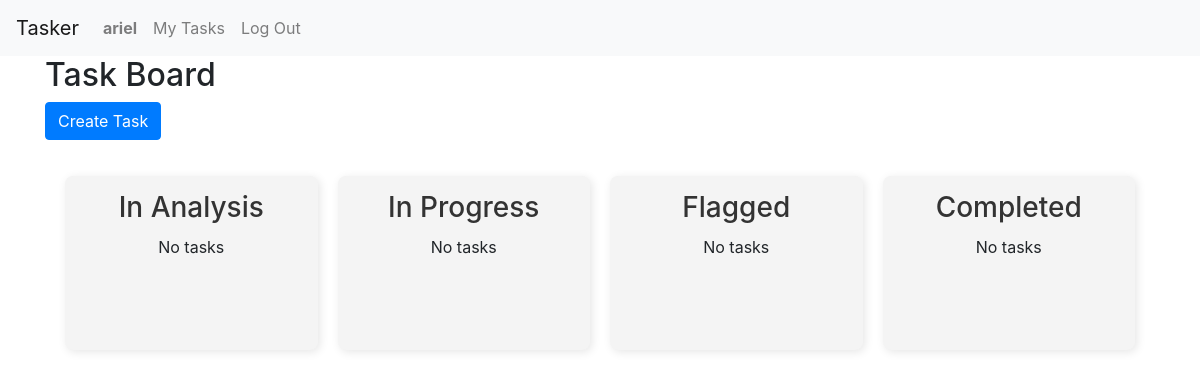
Before: /tasks/ (signed in) with the older database file.
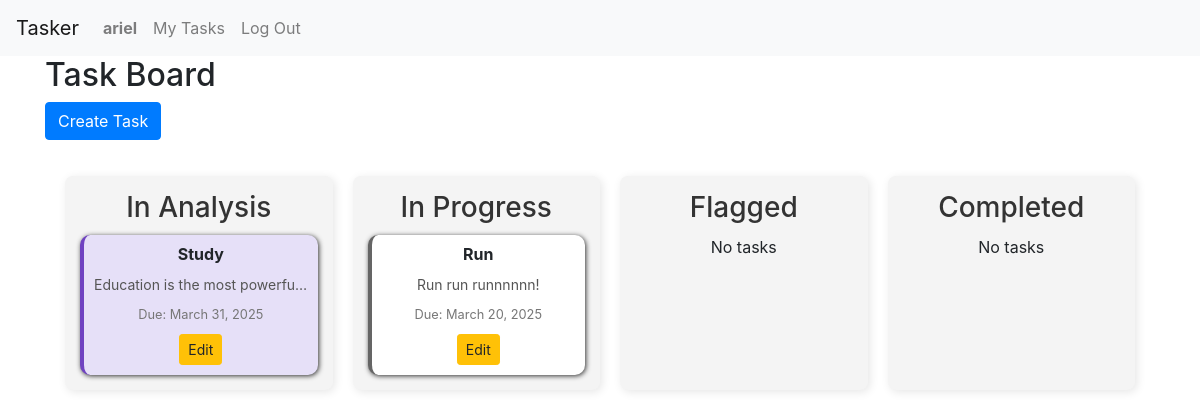
After: the same page with the newer database file.
### tasker/models.py (models this page shows, shortened)
class Task(models.Model):
    SIZE_CHOICES = [
        ('small', 'Small'),
        ('medium', 'Medium'),
        ('large', 'Large'),
        ('extraLarge', 'Extra Large'),
    ]
    PRIORITY_CHOICES = [
        ('light', 'Light'),
        ('medium', 'Medium'),
        ('urgent', 'Urgent'),
        ('severe', 'Severe'),
    ]
    STATUS_CHOICES = [
        ('in-analysis', 'In Analysis'),
        ('in-progress', 'In Progress'),
        ('flagged', 'Flagged'),
        ('completed', 'Completed'),
    ]
    user = models.ForeignKey(User, on_delete=models.CASCADE, related_name="tasks")
    name = models.CharField(max_length=255)
    description = models.TextField(blank=True)
    date_created = models.DateTimeField(auto_now_add=True)
    date_to_complete = models.DateField()
    size = models.CharField(max_length=10, choices=SIZE_CHOICES)
    priority = models.CharField(max_length=10, choices=PRIORITY_CHOICES)
    status = models.CharField(max_length=15, choices=STATUS_CHOICES, default='in-analysis')

### tasker/views.py (the view)
# urls.py: path("tasks/", views.task_list, name="task_list"),
@login_required
def task_list(request):
    tasks = Task.objects.filter(user=request.user)
    task_status = {
        "in_analysis": tasks.filter(status="in-analysis"),
        "in_progress": tasks.filter(status="in-progress"),
        "flagged": tasks.filter(status="flagged"),
        "completed": tasks.filter(status="completed"),
    }
    return render(request, "tasker/task_list.html", {"task_status": task_status})

### tasker/templates/tasker/task_list.html (shortened to what this page needs)
{% extends "tasker/layout.html" %}
{% block body %}
<div class="container">
    <h2>Task Board</h2>
    <a href="{% url 'create_task' %}" class="btn btn-primary mb-3">Create Task</a>
    <div class="kanban-board">
        <div class="kanban-column">
            <h3>In Analysis</h3>
            <div class="kanban-cards">
                {% for task in task_status.in_analysis %}
                    <div class="kanban-card in-analysis">
                        <h5>{{ task.name }}</h5>
                        <p title="{{ task.description }}">{{ task.description|truncatechars:50 }}</p>
                        <small>Due: {{ task.date_to_complete }}</small>
                        <a href="{% url 'edit_task' task.id %}" class="btn btn-warning btn-sm">Edit</a>
                    </div>
                {% empty %}
                    <p class="no-task">No tasks</p>
                {% endfor %}
            </div>
        </div>
        <div class="kanban-column">
            <h3>In Progress</h3>
            <div class="kanban-cards">
                {% for task in task_status.in_progress %}
                    <div class="kanban-card in-progress">
                        <h5>{{ task.name }}</h5>
                        <p title="{{ task.description }}">{{ task.description|truncatechars:50 }}</p>
                        <small>Due: {{ task.date_to_complete }}</small>
                        <a href="{% url 'edit_task' task.id %}" class="btn btn-warning btn-sm">Edit</a>
                    </div>
                {% empty %}
                    <p class="no-task">No tasks</p>
                {% endfor %}
            </div>
        </div>
        <div class="kanban-column">
            <h3>Flagged</h3>
            <div class="kanban-cards">
                {% for task in task_status.flagged %}
                    <div class="kanban-card flagged">
                        <h5>{{ task.name }}</h5>
                        <p title="{{ task.description }}">{{ task.description|truncatechars:50 }}</p>
                        <small>Due: {{ task.date_to_complete }}</small>
                        <a href="{% url 'edit_task' task.id %}" class="btn btn-warning btn-sm">Edit</a>
                    </div>
                {% empty %}
                    <p class="no-task">No tasks</p>
                {% endfor %}
            </div>
        </div>
        <div class="kanban-column">
            <h3>Completed</h3>
            <div class="kanban-cards">
                {% for task in task_status.completed %}
                    <div class="kanban-card completed">
                        <h5>{{ task.name }}</h5>
                        <p title="{{ task.description }}">{{ task.description|truncatechars:50 }}</p>
                        <small>Due: {{ task.date_to_complete }}</small>
                        <a href="{% url 'edit_task' task.id %}" class="btn btn-secondary btn-sm">View</a>
                    </div>
                {% empty %}
                    <p class="no-task">No tasks</p>
                {% endfor %}
            </div>
        </div>
    </div>
</div>
{% endblock %}

Changed rows visible on the page:
added Task: name "Study", description "Education is the most powerfu…", date_to_complete "March 31, 2025", shown under "In Analysis"
added Task: name "Run", description "Run run runnnnnn!", date_to_complete "March 20, 2025", shown under "In Progress"
Other visible differences:
text no longer shown: "No tasks No tasks"
